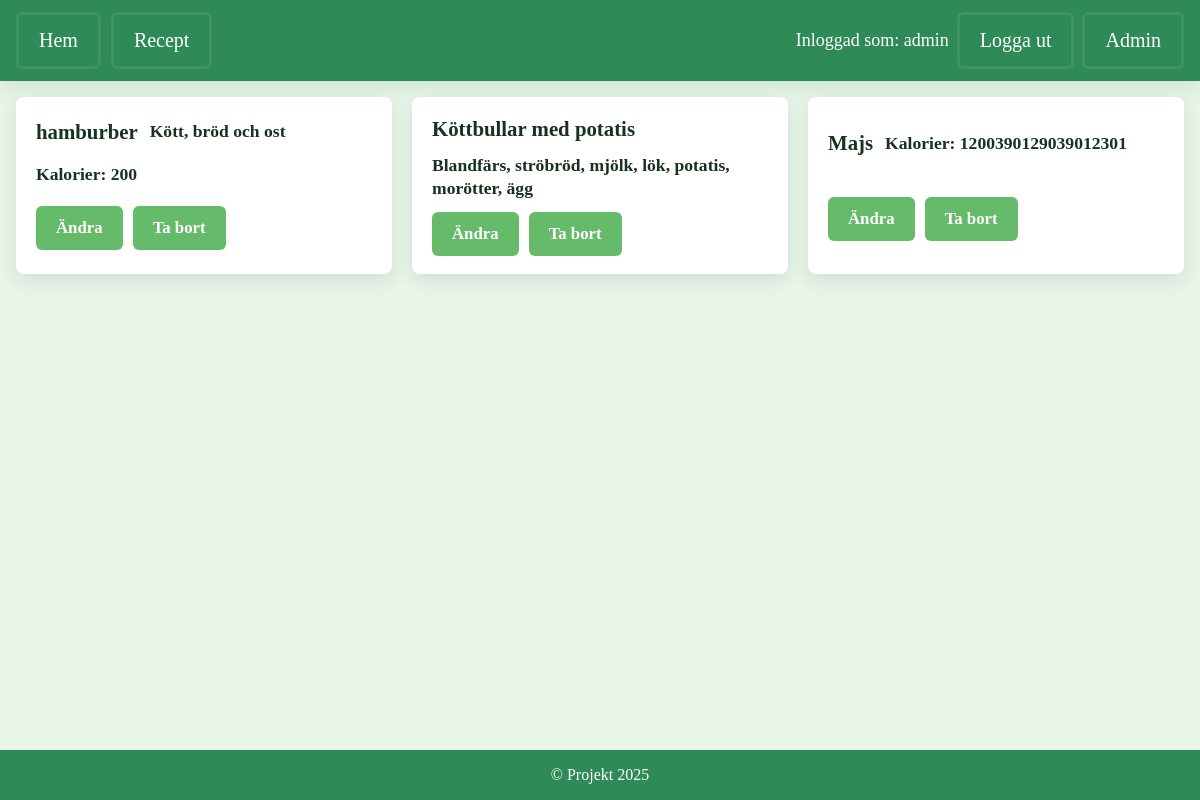
Screenshot of /recipe_collection (signed in) with the database file from the repository.
### tables this page shows
CREATE TABLE recipes (
                        id INTEGER PRIMARY KEY AUTOINCREMENT,
                        title TEXT NOT NULL
                    , ingredients TEXT, calories INTEGER);

### app.py (the view)
@app.route('/recipe_collection')
def recipe_collection():
    if not session.get('username'):
        return redirect(url_for('login'))
    recipes = get_all_recipes()
    return render_template('recipe_collection.html', recipes=recipes)

### app.py (called while the page is built)
def get_all_recipes():
    with sqlite3.connect('app.db') as conn:
        conn.row_factory = sqlite3.Row
        cursor = conn.cursor()
        cursor.execute("SELECT id, title, ingredients, calories FROM recipes ORDER BY id")
        return cursor.fetchall()

### templates/recipe_collection.html (shortened to what this page needs)
{% extends "base.html" %}
{% block content %}
    <ul class="recipe-list">
        {% for r in recipes %}
        <li data-id="{{ r['id'] }}" aria-label="Recept: {{ r['title'] }}">
            <div class="recipe-title">
                {{ r['title'] }}
                {% if r['ingredients'] %}
                <div class="recipe-ingredients">{{ r['ingredients'] }}</div>
                {% endif %}
                {% if r['calories'] %}
                <div class="recipe-calories">Kalorier: {{ r['calories'] }}</div>
                {% endif %}
            </div>
            <div class="recipe-actions">
                <a class="btn" href="{{ url_for('edit_recipe', recipe_id=r['id']) }}" aria-label="Ändra recept {{ r['title'] }}">Ändra</a>
                <form method="POST" action="{{ url_for('delete_recipe', recipe_id=r['id']) }}" style="margin:0;" aria-label="Formulär för att radera recept">
                    <button class="btn btn-danger" type="submit" aria-label="Ta bort recept {{ r['title'] }}">Ta bort</button>
                </form>
            </div>
        </li>
        {% else %}
        <li class="card">Inga recept ännu!</li>
        {% endfor %}
    </ul>
{% endblock %}

### static/style.css (style rules this page uses)
:root { --primary-color: #2E8B57; --secondary-color: #E8F5E9; --third-color: #66BB6A; --forth-color: #1B5E20; --font-family: 'Arial, sans-serif'; --bg: var(--secondary-color); --text-color: #16331f; --muted: #466c53; --accent: #ffd54f; --danger: #d32f2f; --shadow: 0 6px 18px rgba(27,94,32,0.12); --radius: 8px; --gap: 12px; --nav-bg: var(--primary-color); --btn-bg: var(--third-color); --btn-hover: #4ea05a; --btn-contrast: #ffffff; }
html, body { height: 100%; margin: 0; background: var(--bg); color: var(--text-color); font-family: var(--font-family); }
a { color: inherit; text-decoration: none; }
.btn { cursor: pointer; display: inline-flex; gap: 8px; align-items: center; justify-content: center; padding: 12px 20px; border-radius: 6px; border: none; color: var(--btn-contrast); background: var(--btn-bg); font-weight: 600; font-family: var(--font-family); font-size: 1.05rem; }
button.btn { border: none; padding: 12px 20px; font-size: 1.05rem; font-family: var(--font-family); }
.btn { transition: transform 0.12s cubic-bezier(.2,.9,.2,1), background 0.12s, box-shadow 0.12s; }
::placeholder { font-size: 18px; }
form { margin: 0; }
ul.recipe-list { display: grid; grid-template-columns: repeat(auto-fit, minmax(320px, 1fr)); gap: var(--gap); padding: 0; margin: 0; list-style: none; width: 100%; box-sizing: border-box; }
li[data-id] { display: grid; grid-template-columns: 1fr; grid-template-rows: auto auto; gap: 12px; width: 100%; box-sizing: border-box; padding: 18px; background: #fff; border-radius: var(--radius); box-shadow: var(--shadow); min-width: 0; }
.recipe-title { display: flex; flex-wrap: wrap; gap: 12px; align-items: center; font-size: 1.3rem; line-height: 1.3; font-weight: 600; margin: 0; font-family: var(--font-family); }
.recipe-title > * { margin: 0; font-size: 1.1rem; font-weight: 600; font-family: var(--font-family); }
.recipe-ingredients { font-size: 1.1rem; font-weight: 600; font-family: var(--font-family); }
.recipe-calories { font-size: 1.1rem; font-weight: 600; font-family: var(--font-family); }
.recipe-actions { display: flex; gap: 10px; align-items: center; justify-content: flex-start; }
@media (min-width: 1200px) { ul.recipe-list { display: grid; grid-template-columns: repeat(auto-fit, minmax(320px, 1fr)); gap: 20px; } }
@media (min-width: 1200px) { li[data-id] { padding: 18px 20px; } }

### rows the page displays
recipes: title "hamburber", ingredients "Kött, bröd och ost", calories "200"
recipes: title "Köttbullar med potatis", ingredients "Blandfärs, ströbröd, mjölk, lök, potatis, morötter, ägg"
recipes: title "Majs", calories "1200390129039012301"

### other values shown
{{ session.get('username') }} "admin"
